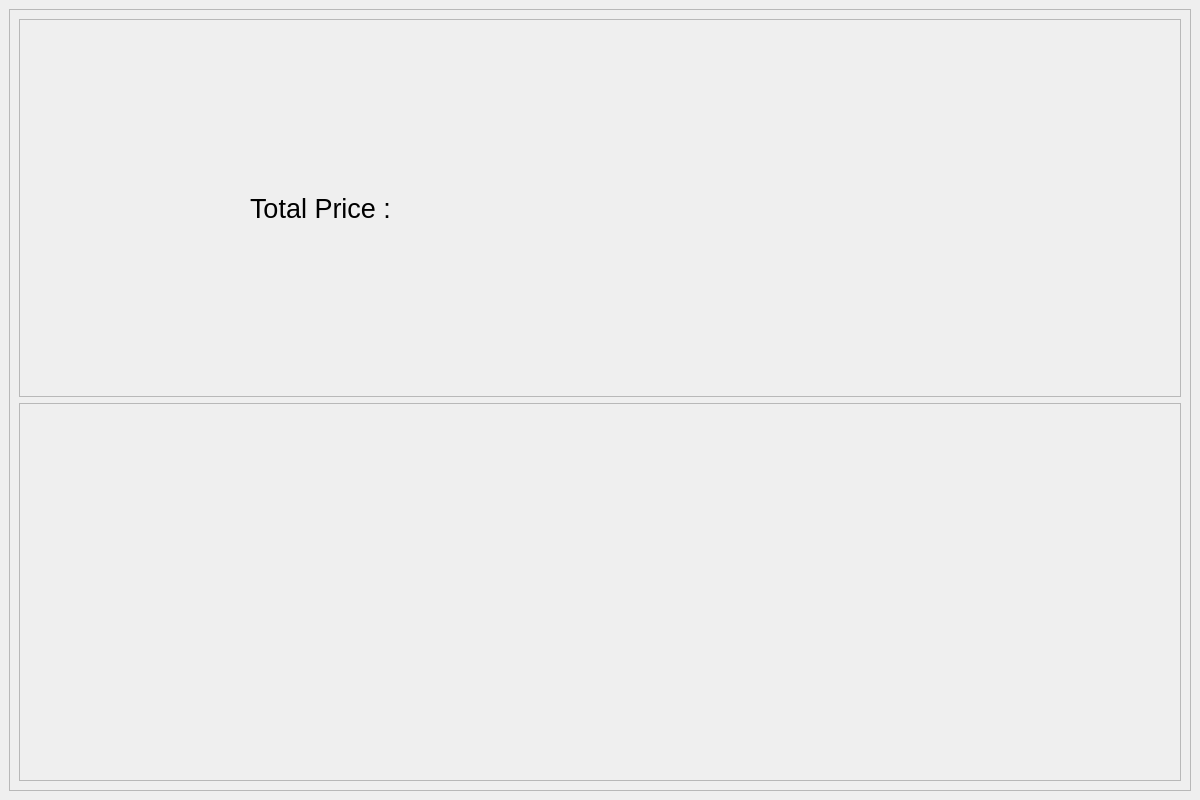
<?xml version="1.0" encoding="UTF-8"?>
<ui version="4.0">
 <class>payment</class>
 <widget class="QMainWindow" name="payment">
  <property name="geometry">
   <rect>
    <x>0</x>
    <y>0</y>
    <width>1200</width>
    <height>800</height>
   </rect>
  </property>
  <property name="windowTitle">
   <string>MainWindow</string>
  </property>
  <widget class="QWidget" name="centralwidget">
   <layout class="QHBoxLayout" name="horizontalLayout">
    <item>
     <widget class="QFrame" name="frame">
      <property name="frameShape">
       <enum>QFrame::StyledPanel</enum>
      </property>
      <property name="frameShadow">
       <enum>QFrame::Raised</enum>
      </property>
      <layout class="QVBoxLayout" name="verticalLayout">
       <item>
        <widget class="QFrame" name="frame_2">
         <property name="frameShape">
          <enum>QFrame::StyledPanel</enum>
         </property>
         <property name="frameShadow">
          <enum>QFrame::Raised</enum>
         </property>
         <layout class="QHBoxLayout" name="horizontalLayout_3">
          <item>
           <widget class="QLabel" name="total_label2">
            <property name="maximumSize">
             <size>
              <width>700</width>
              <height>16777215</height>
             </size>
            </property>
            <property name="font">
             <font>
              <pointsize>20</pointsize>
             </font>
            </property>
            <property name="text">
             <string>Total Price :</string>
            </property>
           </widget>
          </item>
         </layout>
        </widget>
       </item>
       <item>
        <widget class="QFrame" name="frame_3">
         <property name="frameShape">
          <enum>QFrame::StyledPanel</enum>
         </property>
         <property name="frameShadow">
          <enum>QFrame::Raised</enum>
         </property>
         <layout class="QHBoxLayout" name="horizontalLayout_2">
          <item>
           <widget class="QLabel" name="label">
            <property name="maximumSize">
             <size>
              <width>700</width>
              <height>600</height>
             </size>
            </property>
            <property name="text">
             <string/>
            </property>
            <property name="pixmap">
             <pixmap>../../../Downloads/386468518_1090488795444867_7970713359013179603_n.jpg</pixmap>
            </property>
            <property name="scaledContents">
             <bool>true</bool>
            </property>
           </widget>
          </item>
         </layout>
        </widget>
       </item>
      </layout>
     </widget>
    </item>
   </layout>
  </widget>
 </widget>
 <resources/>
 <connections/>
</ui>
